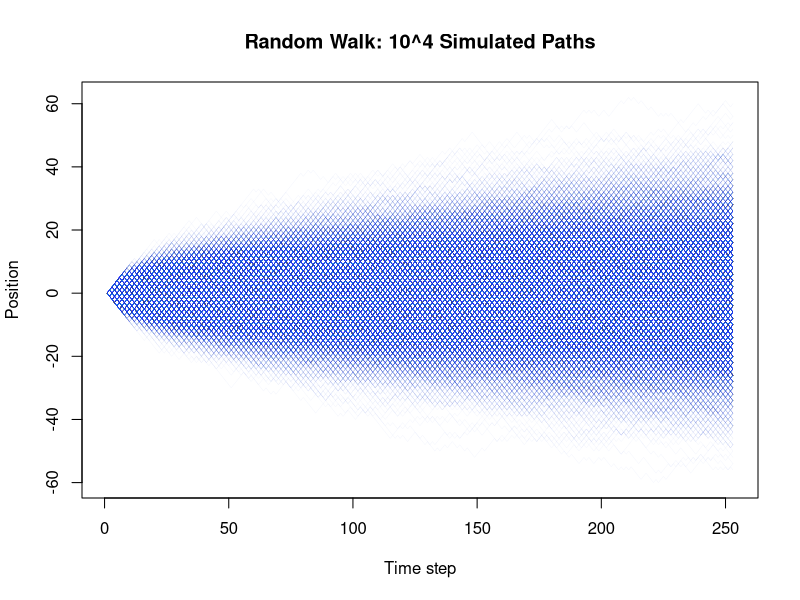

Source code (R):
set.seed(123)

p <- 0.5
Nt <- 252
Np <- 1e4

z <- matrix(runif(Nt * Np), nrow = Nt)
x <- sign(p - z)

# Each column is one simulated path over time.
s <- rbind(rep(0, Np), apply(x, 2, cumsum))

matplot(
    s,
    type = "l",
    lty = 1,
    lwd = 0.35,
    col = rgb(0.1, 0.2, 0.8, 0.06),
    xlab = "Time step",
    ylab = "Position",
    main = "Random Walk: 10^4 Simulated Paths"
)
